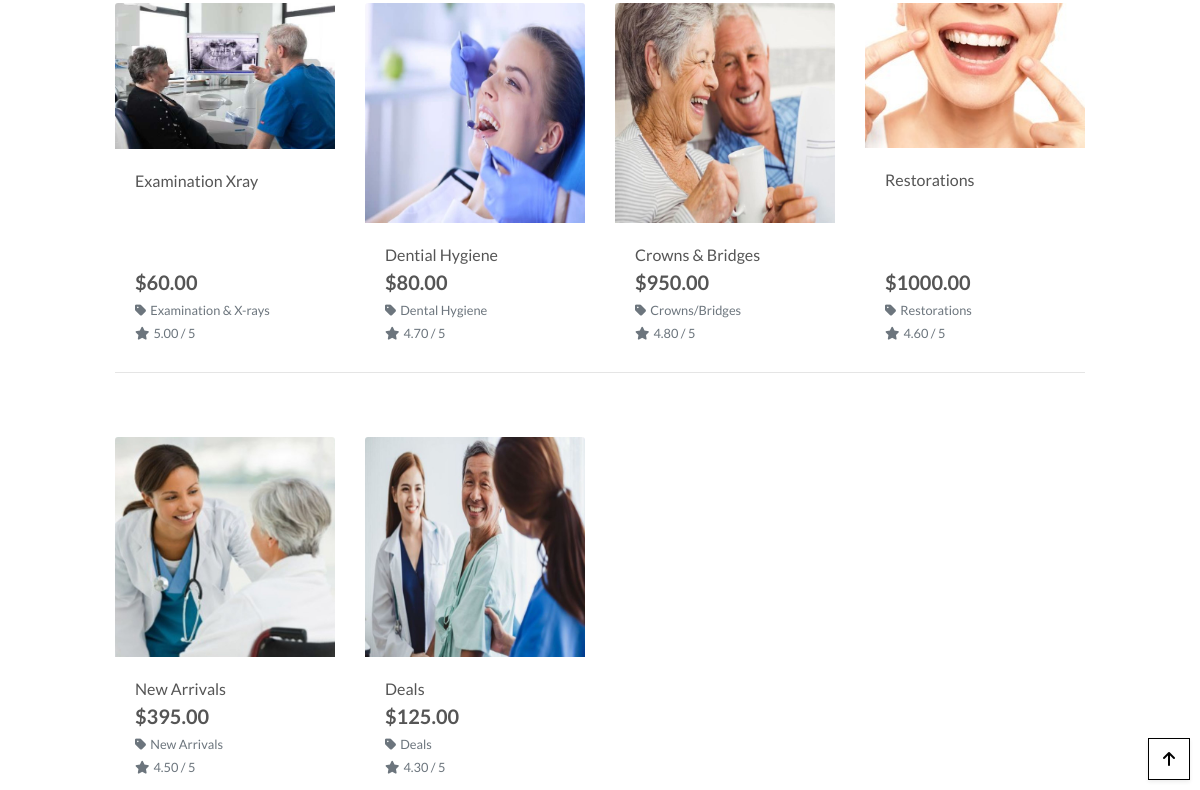
The app's page /products/ (lower part), older data.
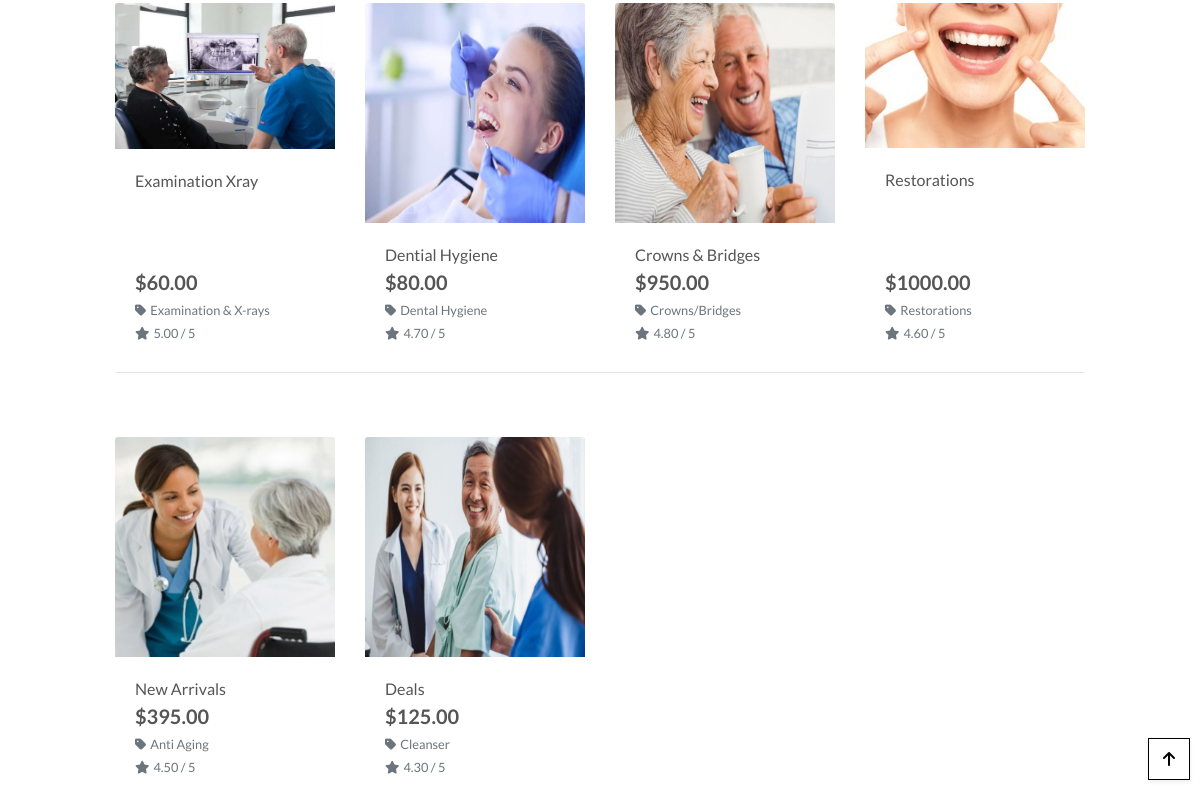
The same page, newer data.
### products/models.py (models this page shows, shortened)
class Product(models.Model):
    category = models.ForeignKey('Category', null=True, blank=True, on_delete=models.SET_NULL)
    sku = models.CharField(max_length=254, null=True, blank=True)
    name = models.CharField(max_length=254)
    description = models.TextField()
    price = models.DecimalField(max_digits=6, decimal_places=2)
    rating = models.DecimalField(max_digits=6, decimal_places=2, null=True, blank=True)
    image_url = models.URLField(max_length=1024, null=True, blank=True)
    image = models.ImageField(null=True, blank=True)

class Category(models.Model):
    class Meta:
        verbose_name_plural = 'Categories'
    name = models.CharField(max_length=254)
    friendly_name = models.CharField(max_length=254, null=True, blank=True)

### products/views.py (the view, shortened to what this page needs)
# urls.py: path('', views.all_products, name='products'),
def all_products(request):
    products = Product.objects.all()
    query = None
    categories = None
    sort = None
    direction = None
    current_sorting = f'{sort}_{direction}'
    context = {
        'products': products,
        'search_term': query,
        'current_categories': categories,
        'current_sorting': current_sorting,
    }
    return render(request, 'products/products.html', context)

### bag/contexts.py (called while the page is built, shortened)
def bag_contents(request):
    bag_items = []
    total = 0
    product_count = 0
    bag = request.session.get('bag', {})
    if total < settings.FREE_DELIVERY_THRESHOLD:
        delivery = total * Decimal(settings.STANDARD_DELIVERY_PERCENTAGE / 100)
        free_delivery_delta = settings.FREE_DELIVERY_THRESHOLD - total
    else:
        delivery = 0
        free_delivery_delta = 0
    grand_total = delivery + total
    context = {
        'bag_items': bag_items,
        'total': total,
        'product_count': product_count,
        'delivery': delivery,
        'free_delivery_delta': free_delivery_delta,
        'free_delivery_threshold': settings.FREE_DELIVERY_THRESHOLD,
        'grand_total': grand_total,
    }
    return context

### products/templates/products/products.html (shortened to what this page needs)
{% extends "base.html" %}
{% load static %}
{% block content %}
    <div class="overlay"></div>
    <div class="container-fluid">
        <div class="row">
            <div class="product-container col-10 offset-1">
                <div class="row">
                    {% for product in products %}
                        <div class="col-sm-6 col-md-6 col-lg-4 col-xl-3">
                            <div class="card h-100 border-0">
                                {% if product.image %}
                                <a href="{% url 'product_detail' product.id %}">
                                    <img class="card-img-top img-fluid" src="{{ product.image.url }}" alt="{{ product.name }}">
                                </a>
                                {% else %}
                                <a href="{% url 'product_detail' product.id %}">
                                    <img class="card-img-top img-fluid" src="{{ MEDIA_URL }}noimage.png" alt="{{ product.name }}">
                                </a>
                                {% endif %}
                                <div class="card-body pb-0">
                                    <p class="mb-0">{{ product.name }}</p>
                                </div>
                                <div class="card-footer bg-white pt-0 border-0 text-left">
                                    <div class="row">
                                        <div class="col">
                                            <p class="lead mb-0 text-left font-weight-bold">${{ product.price }}</p>
                                            {% if product.category %}
                                            <p class="small mt-1 mb-0">
                                                <a class="text-muted" href="{% url 'products' %}?category={{ product.category.name }}">
                                                    <i class="fas fa-tag mr-1"></i>{{ product.category.friendly_name }}
                                                </a>
                                            </p>
                                            {% endif %}
                                            {% if product.rating %}
                                                <small class="text-muted"><i class="fas fa-star mr-1"></i>{{ product.rating }} / 5</small>
                                            {% else %}
                                                <small class="text-muted">No Rating</small>
                                            {% endif %}
                                        </div>
                                    </div>
                                </div>
                            </div>
                        </div>
                        {% if forloop.counter|divisibleby:4 %}
                            <div class="col-12 d-none d-xl-block mb-5">
                                <hr>
                            </div>
                        {% endif %}
                    {% endfor %}
                </div>
            </div>
        </div>
    </div>
    <div class="btt-button shadow-sm rounded-1 border border-black">
        <a class="btt-link d-flex h-100">
            <i class="fas fa-arrow-up text-black mx-auto my-auto"></i>
        </a>
    </div>
{% endblock %}

### templates/base.html (shortened to what this page needs)
{% load static %}
<!doctype html>
<html lang="en">
  <head>
    {% block corecss %}
        <link rel="stylesheet" href="https://stackpath.bootstrapcdn.com/bootstrap/4.5.2/css/bootstrap.min.css">
        <link rel="stylesheet" href="{% static 'css/base.css' %}">
    {% endblock %}
  </head>
    <body>
        {% block content %}
        {% endblock %}
    </body>
</html>

### static/css/base.css (style rules this page uses)
html { height: 100%; }
body { background: url('/media/header.jpg') no-repeat center center fixed; background-size: cover; height: calc(100vh - 164px); color: #555; font-family: 'Lato'; }
.text-black { color: #000 !important; }
.border-black { border: 1px solid black !important; }
.overlay { height: 100%; width: 100%; top: 0; left: 0; position: fixed; background: white; z-index: -1; }
.btt-button { height: 42px; width: 42px; position: fixed; bottom: 10px; right: 10px; }
.btt-link, .update-link, .remove-item { cursor: pointer; }

Row changes from the older to the newer data that the page shows:
changed through a linked row, Product "New Arrivals": category.friendly_name "New Arrivals" → "Anti Aging"
changed through a linked row, Product "Deals": category.friendly_name "Deals" → "Cleanser"
